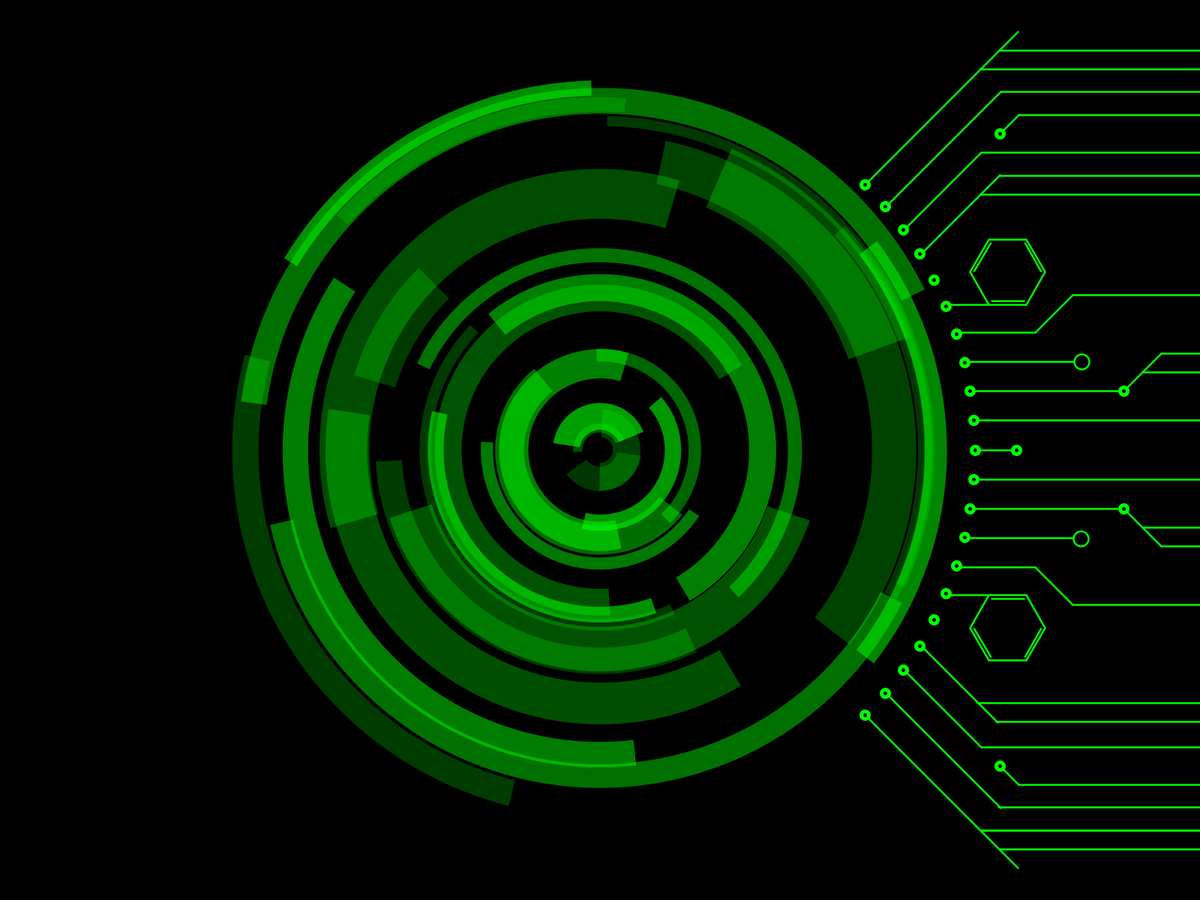
Frame 1 (no input)
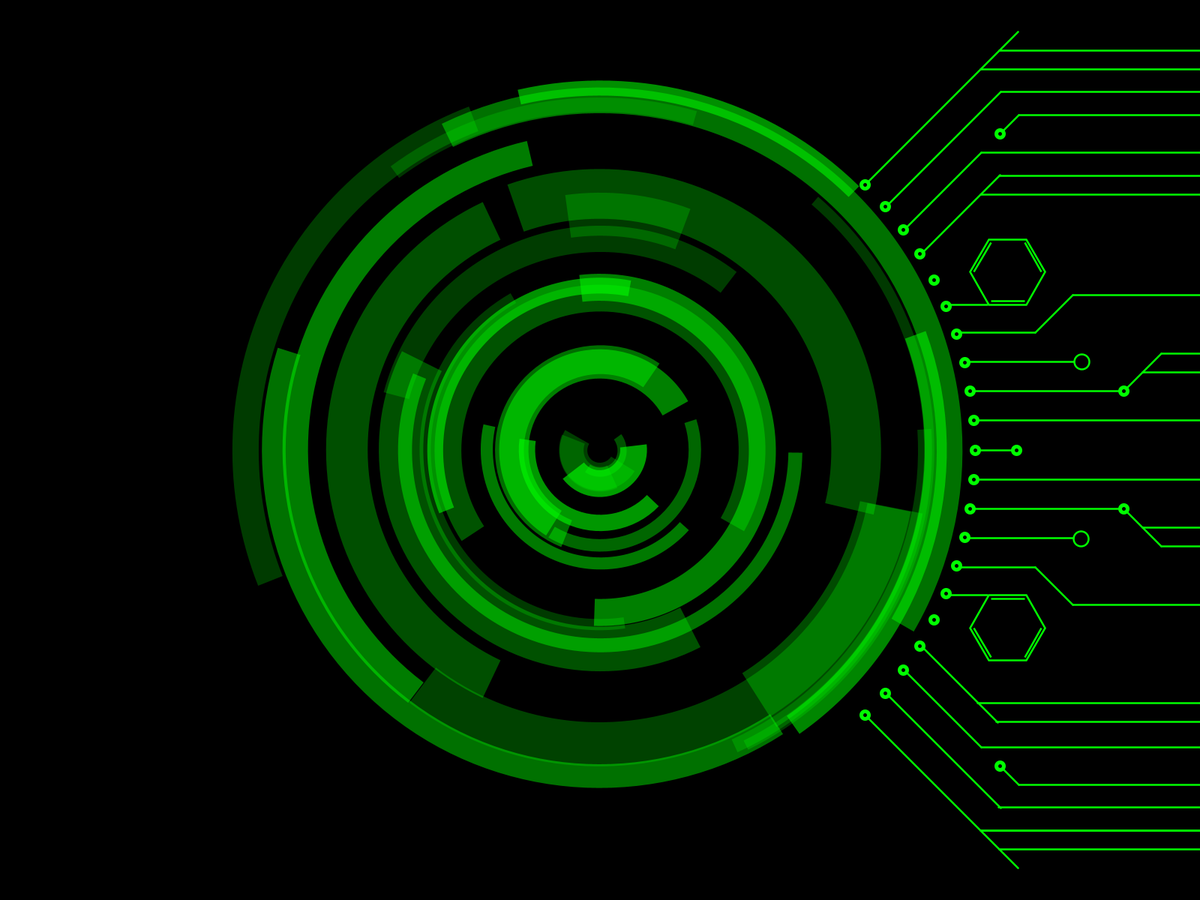
Frame 60 (the mouse pressed at the canvas centre just before this capture)
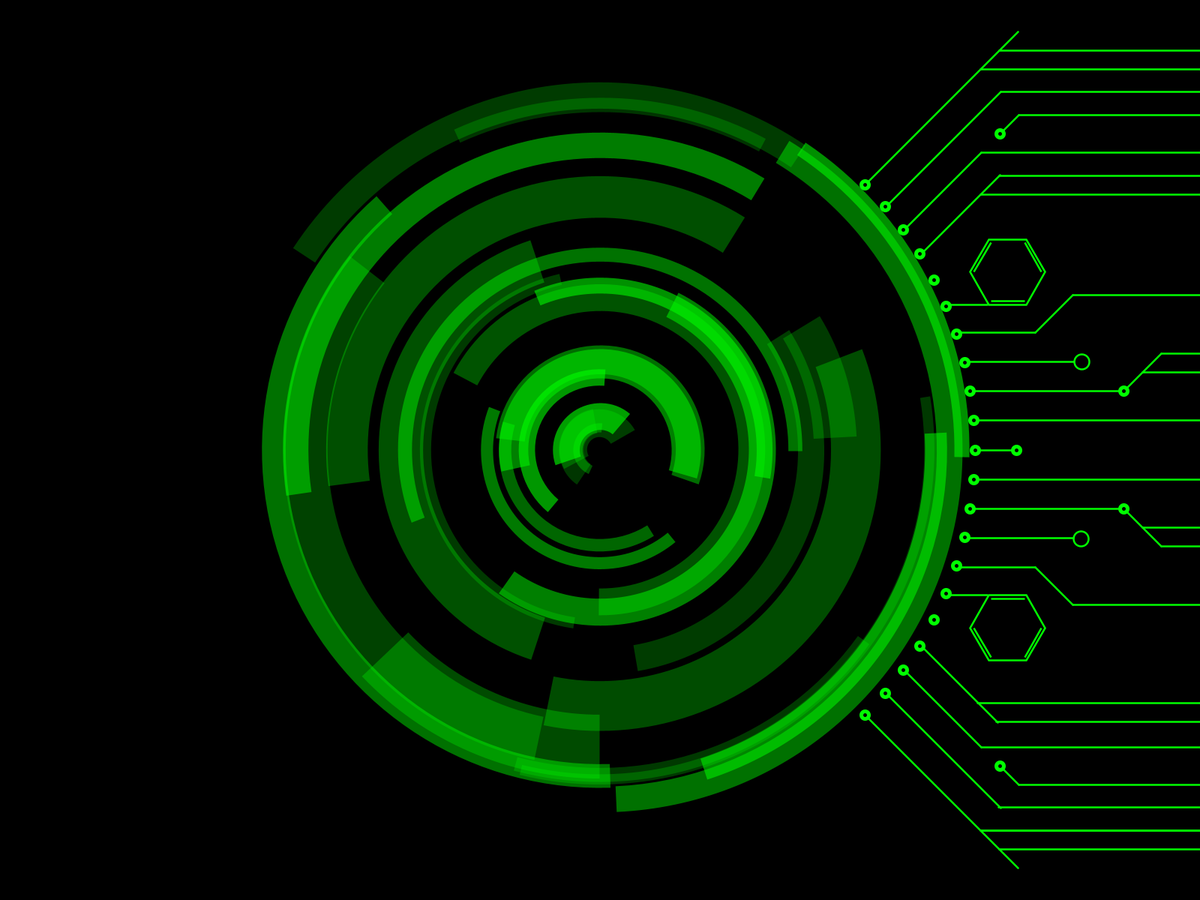
Frame 120 (the mouse held since frame 60 and released just before this capture)

The Processing sketch that drew these frames (run headless with seeded random() and noise(); from frame 60 on, the mouse is pressed at the canvas centre):

// Processing sketch: sketch_1_0_3
// ── sketch_1_0_3.pde
float Rote;
float Rote1;
int RoteChange1;
int DataSpace = 30;
float Data[][] = new float[DataSpace][DataSpace];
float circuitHore = 10;
float ofset = 500 + circuitHore / 2;

void setup() {
  fullScreen();
  background(0);
  strokeCap(0);
  for(int i = 0; i < DataSpace/2; i++){
      Data[i][0] = random(50,600);//PathGen
      Data[i][1] = random(50,180);//PathColor
      Data[i][2] = random(100,250);//PathLongth
      Data[i][3] = random(360);//PathRotate
      Data[i][4] = random(10,40);//PathWidth
      Data[i][5] = random(0.1,3);//PathSpeed;
  }
  for(int i = DataSpace/2; i < DataSpace/4*3; i++){
      Data[i][0] = random(500,800);//PathGen
      Data[i][1] = random(50,100);//PathColor
      Data[i][2] = random(10,180);//PathLongth
      Data[i][3] = random(360);//PathRotate
      Data[i][4] = random(50,100);//PathWidth
      Data[i][5] = random(0.1,2);//PathSpeed;
  }
  for(int i = DataSpace/4*3; i < DataSpace; i++){
      Data[i][0] = random(800,1000);//PathGen
      Data[i][1] = random(50,180);//PathColor
      Data[i][2] = random(50,150);//PathLongth
      Data[i][3] = random(360);//PathRotate
      Data[i][4] = random(10,40);//PathWidth
      Data[i][5] = random(0.1,1);//PathSpeed;
  }
}

void draw(){
  background(0);
  noFill();
  circuitRen();
  for(int i = 0;i < DataSpace;i++){
  Data[i][6] += Data[i][5];
  if(Data[i][6] >= 360){
    Data[i][6] = 0;
  }
  stroke(0,255,0,Data[i][1]);
  strokeWeight(Data[i][4]);
  strokeCap(0);
  Rote = Data[i][6] + Data[i][3];
  Rote1 = Data[i][2] + Data[i][6] + Data[i][3];
  arc(width /2,height / 2,Data[i][0],Data[i][0], radians(Rote), radians(Rote1) );
  }
  Hexagon(width /2 + sin(radians(14*180/40))*ofset+94,height /2 + cos(radians(14*180/40))*ofset+8,6,50);
  Hexagon(width /2 + sin(radians(26*180/40))*ofset+94,height /2 + cos(radians(26*180/40))*ofset-8,6,50);
  Hexagonline(width /2 + sin(radians(26*180/40))*ofset+94,height /2 + cos(radians(26*180/40))*ofset-8,6,45,1,3);
  Hexagonline(width /2 + sin(radians(26*180/40))*ofset+94,height /2 + cos(radians(26*180/40))*ofset-8,6,45,3,5);
  Hexagonline(width /2 + sin(radians(26*180/40))*ofset+94,height /2 + cos(radians(26*180/40))*ofset-8,6,45,5,7);
  Hexagonline(width /2 + sin(radians(14*180/40))*ofset+94,height /2 + cos(radians(14*180/40))*ofset+8,6,45,0,2);
  Hexagonline(width /2 + sin(radians(14*180/40))*ofset+94,height /2 + cos(radians(14*180/40))*ofset+8,6,45,2,4);
  Hexagonline(width /2 + sin(radians(14*180/40))*ofset+94,height /2 + cos(radians(14*180/40))*ofset+8,6,45,4,6);
  line(width /2 + sin(radians(10*180/40))*ofset+150,height /2 + cos(radians(10*180/40))*ofset+150,1600,height /2 + cos(radians(10*180/40))*ofset+150);
}
void CyberPath(float Fac,float longth,String iff){
    strokeCap(ROUND);
    stroke(0,255,0,255);
    strokeWeight(circuitHore/2);
    ellipse(width /2 + sin(radians(Fac*180/40))*500,height /2 + cos(radians(Fac*180/40))*500,circuitHore,circuitHore);
    strokeWeight(circuitHore/4);
    if(iff == "up"){
    line(width /2 + sin(radians(Fac*180/40))*ofset,height /2 + cos(radians(Fac*180/40))*ofset,width /2 + sin(radians(Fac*180/40))*ofset+longth,height /2 + cos(radians(Fac*180/40))*ofset-longth);
    }
    if(iff == "center"){
    line(width /2 + sin(radians(Fac*180/40))*ofset,height /2 + cos(radians(Fac*180/40))*ofset,width /2 + sin(radians(Fac*180/40))*ofset+longth,height /2 + cos(radians(Fac*180/40))*ofset);
    }
    if(iff == "down"){
    line(width /2 + sin(radians(Fac*180/40))*ofset,height /2 + cos(radians(Fac*180/40))*ofset,width /2 + sin(radians(Fac*180/40))*ofset+longth,height /2 + cos(radians(Fac*180/40))*ofset+longth);
    }
}

void Hexagon (float DrawStartX, float DrawStartY, int num,float Dia){
  pushMatrix();
  translate(DrawStartX, DrawStartY);
  strokeWeight(circuitHore/4);
  stroke(0,255,0,255);
  beginShape();
  for(int i = 0; i < num; i++){
    float x = Dia * cos(radians(360/num * i));
    float y = Dia * sin(radians(360/num * i)); 
    vertex(x, y);
  }
  endShape(CLOSE);
  
  popMatrix();
}
void Hexagonline (float DrawStartX, float DrawStartY, int num,float Dia,int start,int end){
  pushMatrix();
  translate(DrawStartX, DrawStartY);
  strokeWeight(circuitHore/4);
  stroke(0,255,0,255);
  beginShape();
  for(int i = start; i < end; i++){
    float x = Dia * cos(radians(360/num * i));
    float y = Dia * sin(radians(360/num * i)); 
    vertex(x, y);
  }
  endShape();
  
  popMatrix();
}
void circuitRen(){
  CyberPath(10,200,"down");
  CyberPath(11,150,"down");
  CyberPath(12,100,"down");
  CyberPath(13,100,"down");
  CyberPath(14,0,"down");
  CyberPath(15,50,"center");
  CyberPath(16,100,"center");
  CyberPath(17,150-circuitHore,"center");
  CyberPath(18,200-circuitHore/2,"center");
  CyberPath(19,350,"center");
  CyberPath(20,50-circuitHore/2,"center");
  CyberPath(21,350,"center");
  CyberPath(22,200-circuitHore/2,"center");
  CyberPath(23,150-circuitHore,"center");
  CyberPath(24,100,"center");
  CyberPath(25,50,"center");
  CyberPath(26,0,"up");
  CyberPath(27,103,"up");
  CyberPath(28,100,"up");
  CyberPath(29,150,"up");
  CyberPath(30,200,"up");
  strokeCap(ROUND);
  line(width /2 + sin(radians(10*180/40))*ofset+150,height /2 + cos(radians(10*180/40))*ofset+150,1600,height /2 + cos(radians(10*180/40))*ofset+150);
  line(1600,height /2 + cos(radians(10*180/40))*ofset+150,1625,height /2 + cos(radians(10*180/40))*ofset+175);
  line(width /2 + sin(radians(10*180/40))*ofset+175,height /2 + cos(radians(10*180/40))*ofset+175,1920,height /2 + cos(radians(10*180/40))*ofset+175);
  line(width /2 + sin(radians(11*180/40))*ofset+150,height /2 + cos(radians(11*180/40))*ofset+145,1920,height /2 + cos(radians(11*180/40))*ofset+145);
  strokeWeight(circuitHore/2);
  ellipse(1650,height /2 + cos(radians(10*180/40))*ofset+150,circuitHore,circuitHore);
  strokeWeight(circuitHore/4);
  line(1650+circuitHore/2,height /2 + cos(radians(10*180/40))*ofset+150,1800-circuitHore,height /2 + cos(radians(10*180/40))*ofset+150);
  strokeWeight(circuitHore/4);
  ellipse(1800,height /2 + cos(radians(10*180/40))*ofset+150,circuitHore*2,circuitHore*2);
  strokeWeight(circuitHore/4);
  line(width /2 + sin(radians(12*180/40))*ofset+100,height /2 + cos(radians(12*180/40))*ofset+100,1600,height /2 + cos(radians(12*180/40))*ofset+100);
  line(1600,height /2 + cos(radians(12*180/40))*ofset+100,1625,height /2 + cos(radians(12*180/40))*ofset+125);
  line(1625,height /2 + cos(radians(12*180/40))*ofset+125,1800,height /2 + cos(radians(12*180/40))*ofset+125);
  line(1800,height /2 + cos(radians(12*180/40))*ofset+125,1850,height /2 + cos(radians(12*180/40))*ofset+75);
  line(1850,height /2 + cos(radians(12*180/40))*ofset+75,1920,height /2 + cos(radians(12*180/40))*ofset+75);
  strokeWeight(circuitHore/2);
  ellipse(width /2 + sin(radians(12*180/40))*ofset+125,height /2 + cos(radians(12*180/40))*ofset+125,circuitHore,circuitHore);
  strokeWeight(circuitHore/4);
  line(width /2 + sin(radians(12*180/40))*ofset+125+circuitHore/2,height /2 + cos(radians(12*180/40))*ofset+125+circuitHore/2,width /2 + sin(radians(12*180/40))*ofset+150,height /2 + cos(radians(12*180/40))*ofset+150);
  line(width /2 + sin(radians(12*180/40))*ofset+150,height /2 + cos(radians(12*180/40))*ofset+150,1920,height /2 + cos(radians(12*180/40))*ofset+150);
  line(width /2 + sin(radians(13*180/40))*ofset+100,height /2 + cos(radians(13*180/40))*ofset+95,1750-circuitHore,height /2 + cos(radians(13*180/40))*ofset+95);
  line(width /2 + sin(radians(13*180/40))*ofset+75,height /2 + cos(radians(13*180/40))*ofset+70,1600,height /2 + cos(radians(13*180/40))*ofset+70);
  strokeWeight(circuitHore/4);
  ellipse(1750,height /2 + cos(radians(13*180/40))*ofset+95,circuitHore*2,circuitHore*2);
  strokeWeight(circuitHore/4);
  line(1600,height /2 + cos(radians(13*180/40))*ofset+70,1650,height /2 + cos(radians(13*180/40))*ofset+20);
  line(1650,height /2 + cos(radians(13*180/40))*ofset+20,1920,height /2 + cos(radians(13*180/40))*ofset+20);
  /////////////////////////////////////////////////////////////////////////////////////////////////////////////////////////
  line(width /2 + sin(radians(30*180/40))*ofset+150,height /2 + cos(radians(30*180/40))*ofset-150,1600,height /2 + cos(radians(30*180/40))*ofset-150);
  line(1600,height /2 + cos(radians(30*180/40))*ofset-150,1625,height /2 + cos(radians(30*180/40))*ofset-175);
  line(width /2 + sin(radians(30*180/40))*ofset+175,height /2 + cos(radians(30*180/40))*ofset-175,1920,height /2 + cos(radians(30*180/40))*ofset-175);
  line(width /2 + sin(radians(29*180/40))*ofset+148,height /2 + cos(radians(29*180/40))*ofset-153,1920,height /2 + cos(radians(29*180/40))*ofset-153);
  strokeWeight(circuitHore/2);
  ellipse(1650,height /2 + cos(radians(30*180/40))*ofset-150,circuitHore,circuitHore);
  strokeWeight(circuitHore/4);
  line(1650+circuitHore/2,height /2 + cos(radians(30*180/40))*ofset-150,1800-circuitHore,height /2 + cos(radians(30*180/40))*ofset-150);
  strokeWeight(circuitHore/4);
  ellipse(1800,height /2 + cos(radians(30*180/40))*ofset-150,circuitHore*2,circuitHore*2);
  strokeWeight(circuitHore/4);
  line(width /2 + sin(radians(28*180/40))*ofset+100,height /2 + cos(radians(28*180/40))*ofset-100,1600,height /2 + cos(radians(28*180/40))*ofset-100);
  line(1600,height /2 + cos(radians(28*180/40))*ofset-100,1625,height /2 + cos(radians(28*180/40))*ofset-125);
  line(1625,height /2 + cos(radians(28*180/40))*ofset-125,1800,height /2 + cos(radians(28*180/40))*ofset-125);
  line(1800,height /2 + cos(radians(28*180/40))*ofset-125,1850,height /2 + cos(radians(28*180/40))*ofset-75);
  line(1850,height /2 + cos(radians(28*180/40))*ofset-75,1920,height /2 + cos(radians(28*180/40))*ofset-75);
  strokeWeight(circuitHore/2);
  ellipse(width /2 + sin(radians(28*180/40))*ofset+125,height /2 + cos(radians(28*180/40))*ofset-125,circuitHore,circuitHore);
  strokeWeight(circuitHore/4);
  line(width /2 + sin(radians(28*180/40))*ofset+125+circuitHore/2,height /2 + cos(radians(28*180/40))*ofset-125-circuitHore/2,width /2 + sin(radians(28*180/40))*ofset+150,height /2 + cos(radians(28*180/40))*ofset-150);
  line(width /2 + sin(radians(28*180/40))*ofset+150,height /2 + cos(radians(28*180/40))*ofset-150,1920,height /2 + cos(radians(28*180/40))*ofset-150);
  line(width /2 + sin(radians(27*180/40))*ofset+100,height /2 + cos(radians(27*180/40))*ofset-105,1750-circuitHore,height /2 + cos(radians(27*180/40))*ofset-105);
  line(width /2 + sin(radians(27*180/40))*ofset+75,height /2 + cos(radians(27*180/40))*ofset-80,1600,height /2 + cos(radians(27*180/40))*ofset-80);
  strokeWeight(circuitHore/4);
  ellipse(1750,height /2 + cos(radians(27*180/40))*ofset-105,circuitHore*2,circuitHore*2);
  strokeWeight(circuitHore/4);
  line(1600,height /2 + cos(radians(27*180/40))*ofset-80,1650,height /2 + cos(radians(27*180/40))*ofset-30);
  line(1650,height /2 + cos(radians(27*180/40))*ofset-30,1920,height /2 + cos(radians(27*180/40))*ofset-30);
  //////////////////////////////////////////////////////////////////////////////////////////////////////////////////////////
  line(width /2 + sin(radians(21*180/40))*ofset+300,height /2 + cos(radians(21*180/40))*ofset-4,width /2 + sin(radians(21*180/40))*ofset+325,height /2 + cos(radians(21*180/40))*ofset-29);
  line(width /2 + sin(radians(21*180/40))*ofset+325,height /2 + cos(radians(21*180/40))*ofset-29,1920,height /2 + cos(radians(21*180/40))*ofset-29);
  line(width /2 + sin(radians(19*180/40))*ofset+300,height /2 + cos(radians(19*180/40))*ofset-4,width /2 + sin(radians(19*180/40))*ofset+325,height /2 + cos(radians(19*180/40))*ofset+21);
  line(width /2 + sin(radians(19*180/40))*ofset+325,height /2 + cos(radians(19*180/40))*ofset+21,1920,height /2 + cos(radians(19*180/40))*ofset+21);
  strokeWeight(circuitHore/2);
  ellipse(width /2 + sin(radians(20*180/40))*ofset+50,height /2 + cos(radians(20*180/40))*ofset,circuitHore,circuitHore);
  strokeWeight(circuitHore/4);
  line(1800+circuitHore,height /2 + cos(radians(20*180/40))*ofset,1920,height /2 + cos(radians(20*180/40))*ofset);
  ellipse(1800,height /2 + cos(radians(20*180/40))*ofset,circuitHore*2,circuitHore*2);
  strokeWeight(circuitHore/2);
  ellipse(width /2 + sin(radians(22*180/40))*ofset+200,height /2 + cos(radians(22*180/40))*ofset,circuitHore,circuitHore);
  ellipse(width /2 + sin(radians(18*180/40))*ofset+200,height /2 + cos(radians(18*180/40))*ofset,circuitHore,circuitHore);
  strokeWeight(circuitHore/4);
  line(width /2 + sin(radians(22*180/40))*ofset+200+circuitHore/2,height /2 + cos(radians(22*180/40))*ofset-circuitHore/2,width /2 + sin(radians(22*180/40))*ofset+250,height /2 + cos(radians(22*180/40))*ofset-50);
  line(width /2 + sin(radians(18*180/40))*ofset+200+circuitHore/2,height /2 + cos(radians(18*180/40))*ofset+circuitHore/2,width /2 + sin(radians(18*180/40))*ofset+250,height /2 + cos(radians(18*180/40))*ofset+50);
  line(width /2 + sin(radians(22*180/40))*ofset+250,height /2 + cos(radians(22*180/40))*ofset-50,1920,height /2 + cos(radians(22*180/40))*ofset-50);
  line(width /2 + sin(radians(18*180/40))*ofset+250,height /2 + cos(radians(18*180/40))*ofset+50,1920,height /2 + cos(radians(18*180/40))*ofset+50);
  line(width /2 + sin(radians(22*180/40))*ofset+225,height /2 + cos(radians(22*180/40))*ofset-25,1775,height /2 + cos(radians(22*180/40))*ofset-25);
  line(width /2 + sin(radians(18*180/40))*ofset+225,height /2 + cos(radians(18*180/40))*ofset+25,1775,height /2 + cos(radians(18*180/40))*ofset+25);
  line(1775,height /2 + cos(radians(22*180/40))*ofset-25,1800,height /2 + cos(radians(22*180/40))*ofset-50);
  line(1775,height /2 + cos(radians(18*180/40))*ofset+25,1800,height /2 + cos(radians(18*180/40))*ofset+50);
  strokeWeight(circuitHore/4);
  ellipse(width /2 + sin(radians(23*180/40))*ofset+150,height /2 + cos(radians(23*180/40))*ofset-4,circuitHore*2,circuitHore*2);
  ellipse(width /2 + sin(radians(17*180/40))*ofset+152,height /2 + cos(radians(17*180/40))*ofset-4,circuitHore*2,circuitHore*2);
  line(width /2 + sin(radians(24*180/40))*ofset+100,height /2 + cos(radians(24*180/40))*ofset,width /2 + sin(radians(24*180/40))*ofset+150,height /2 + cos(radians(24*180/40))*ofset-50);
  line(width /2 + sin(radians(16*180/40))*ofset+100,height /2 + cos(radians(16*180/40))*ofset,width /2 + sin(radians(16*180/40))*ofset+150,height /2 + cos(radians(16*180/40))*ofset+50);
  line(width /2 + sin(radians(24*180/40))*ofset+150,height /2 + cos(radians(24*180/40))*ofset-50,1800,height /2 + cos(radians(24*180/40))*ofset-50);
  line(width /2 + sin(radians(16*180/40))*ofset+150,height /2 + cos(radians(16*180/40))*ofset+50,1800,height /2 + cos(radians(16*180/40))*ofset+50);
  line(1800,height /2 + cos(radians(24*180/40))*ofset-50,1825,height /2 + cos(radians(24*180/40))*ofset-25);
  line(1800,height /2 + cos(radians(16*180/40))*ofset+50,1825,height /2 + cos(radians(16*180/40))*ofset+25);
  line(1825,height /2 + cos(radians(24*180/40))*ofset-25,1920,height /2 + cos(radians(24*180/40))*ofset-25);
  line(1825,height /2 + cos(radians(16*180/40))*ofset+25,1920,height /2 + cos(radians(16*180/40))*ofset+25);
}
